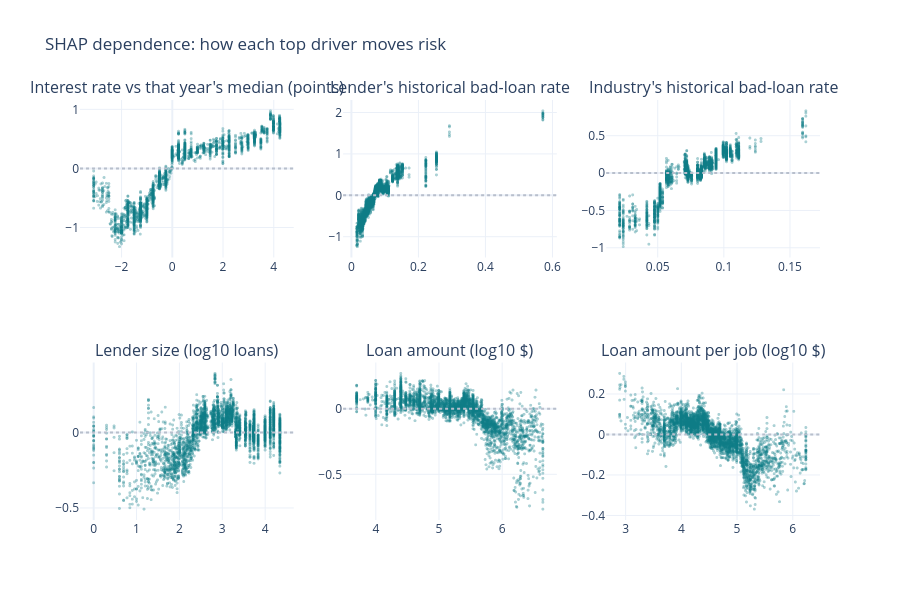

The notebook cell this image was saved under:
### Markdown cell above
### How the top numeric drivers change risk
Each dot is a loan: the feature's value (x) against its contribution to risk (y). Above zero raises risk.

### Code cell
NAMES = {"rate_vs_year": "Interest rate vs that year's median (points)", "lender_te": "Lender's historical bad-loan rate",
         "naics3_te": "Industry's historical bad-loan rate", "log_amount": "Loan amount (log10 $)",
         "lender_log_volume": "Lender size (log10 loans)", "amount_per_job_log": "Loan amount per job (log10 $)",
         "guarantee_pct": "SBA guarantee share", "jobs_log": "Jobs supported (log)"}
num_top = [f for f in imp.index if sample[f].nunique() > 10][:6]
from plotly.subplots import make_subplots
fig = make_subplots(rows=2, cols=3, subplot_titles=[NAMES.get(f, f) for f in num_top])
for i, f in enumerate(num_top):
    s = sample[[f]].assign(shap=shap_df[f]).sample(4000, random_state=1)
    fig.add_trace(go.Scattergl(x=s[f], y=s["shap"], mode="markers", marker=dict(size=3, color=TEAL, opacity=0.35), showlegend=False),
                  row=i // 3 + 1, col=i % 3 + 1)
fig.add_hline(y=0, line_dash="dot", line_color=GREY)
fig.update_layout(height=600, template="plotly_white", title="SHAP dependence: how each top driver moves risk")
fig.show()

### Figure 1 — Plotly figure (JSON) as saved in the notebook; plotly's stock layout.template omitted (floating-point values rounded to 4 significant figures; data arrays with more than 128 entries replaced by an {"elided": "..."} marker saying what was removed)
{"data": [{"marker": {"color": "#0E7C86", "opacity": 0.35, "size": 3}, "mode": "markers", "showlegend": false, "type": "scattergl", "x": {"elided": "4000 float values"}, "xaxis": "x", "y": {"elided": "4000 float values"}, "yaxis": "y"}, {"marker": {"color": "#0E7C86", "opacity": 0.35, "size": 3}, "mode": "markers", "showlegend": false, "type": "scattergl", "x": {"elided": "4000 float values"}, "xaxis": "x2", "y": {"elided": "4000 float values"}, "yaxis": "y2"}, {"marker": {"color": "#0E7C86", "opacity": 0.35, "size": 3}, "mode": "markers", "showlegend": false, "type": "scattergl", "x": {"elided": "4000 float values"}, "xaxis": "x3", "y": {"elided": "4000 float values"}, "yaxis": "y3"}, {"marker": {"color": "#0E7C86", "opacity": 0.35, "size": 3}, "mode": "markers", "showlegend": false, "type": "scattergl", "x": {"elided": "4000 float values"}, "xaxis": "x4", "y": {"elided": "4000 float values"}, "yaxis": "y4"}, {"marker": {"color": "#0E7C86", "opacity": 0.35, "size": 3}, "mode": "markers", "showlegend": false, "type": "scattergl", "x": {"elided": "4000 float values"}, "xaxis": "x5", "y": {"elided": "4000 float values"}, "yaxis": "y5"}, {"marker": {"color": "#0E7C86", "opacity": 0.35, "size": 3}, "mode": "markers", "showlegend": false, "type": "scattergl", "x": {"elided": "4000 float values"}, "xaxis": "x6", "y": {"elided": "4000 float values"}, "yaxis": "y6"}], "layout": {"annotations": [{"font": {"size": 16}, "showarrow": false, "text": "Interest rate vs that year's median (points)", "x": 0.1444, "xanchor": "center", "xref": "paper", "y": 1, "yanchor": "bottom", "yref": "paper"}, {"font": {"size": 16}, "showarrow": false, "text": "Lender's historical bad-loan rate", "x": 0.5, "xanchor": "center", "xref": "paper", "y": 1, "yanchor": "bottom", "yref": "paper"}, {"font": {"size": 16}, "showarrow": false, "text": "Industry's historical bad-loan rate", "x": 0.8556, "xanchor": "center", "xref": "paper", "y": 1, "yanchor": "bottom", "yref": "paper"}, {"font": {"size": 16}, "showarrow": false, "text": "Lender size (log10 loans)", "x": 0.1444, "xanchor": "center", "xref": "paper", "y": 0.375, "yanchor": "bottom", "yref": "paper"}, {"font": {"size": 16}, "showarrow": false, "text": "Loan amount (log10 $)", "x": 0.5, "xanchor": "center", "xref": "paper", "y": 0.375, "yanchor": "bottom", "yref": "paper"}, {"font": {"size": 16}, "showarrow": false, "text": "Loan amount per job (log10 $)", "x": 0.8556, "xanchor": "center", "xref": "paper", "y": 0.375, "yanchor": "bottom", "yref": "paper"}], "height": 600, "shapes": [{"line": {"color": "#B8BFCC", "dash": "dot"}, "type": "line", "x0": 0, "x1": 1, "xref": "x domain", "y0": 0, "y1": 0, "yref": "y"}, {"line": {"color": "#B8BFCC", "dash": "dot"}, "type": "line", "x0": 0, "x1": 1, "xref": "x2 domain", "y0": 0, "y1": 0, "yref": "y2"}, {"line": {"color": "#B8BFCC", "dash": "dot"}, "type": "line", "x0": 0, "x1": 1, "xref": "x3 domain", "y0": 0, "y1": 0, "yref": "y3"}, {"line": {"color": "#B8BFCC", "dash": "dot"}, "type": "line", "x0": 0, "x1": 1, "xref": "x4 domain", "y0": 0, "y1": 0, "yref": "y4"}, {"line": {"color": "#B8BFCC", "dash": "dot"}, "type": "line", "x0": 0, "x1": 1, "xref": "x5 domain", "y0": 0, "y1": 0, "yref": "y5"}, {"line": {"color": "#B8BFCC", "dash": "dot"}, "type": "line", "x0": 0, "x1": 1, "xref": "x6 domain", "y0": 0, "y1": 0, "yref": "y6"}], "title": {"text": "SHAP dependence: how each top driver moves risk"}, "xaxis": {"anchor": "y", "domain": [0, 0.2889]}, "xaxis2": {"anchor": "y2", "domain": [0.3556, 0.6444]}, "xaxis3": {"anchor": "y3", "domain": [0.7111, 1]}, "xaxis4": {"anchor": "y4", "domain": [0, 0.2889]}, "xaxis5": {"anchor": "y5", "domain": [0.3556, 0.6444]}, "xaxis6": {"anchor": "y6", "domain": [0.7111, 1]}, "yaxis": {"anchor": "x", "domain": [0.625, 1]}, "yaxis2": {"anchor": "x2", "domain": [0.625, 1]}, "yaxis3": {"anchor": "x3", "domain": [0.625, 1]}, "yaxis4": {"anchor": "x4", "domain": [0, 0.375]}, "yaxis5": {"anchor": "x5", "domain": [0, 0.375]}, "yaxis6": {"anchor": "x6", "domain": [0, 0.375]}}}
